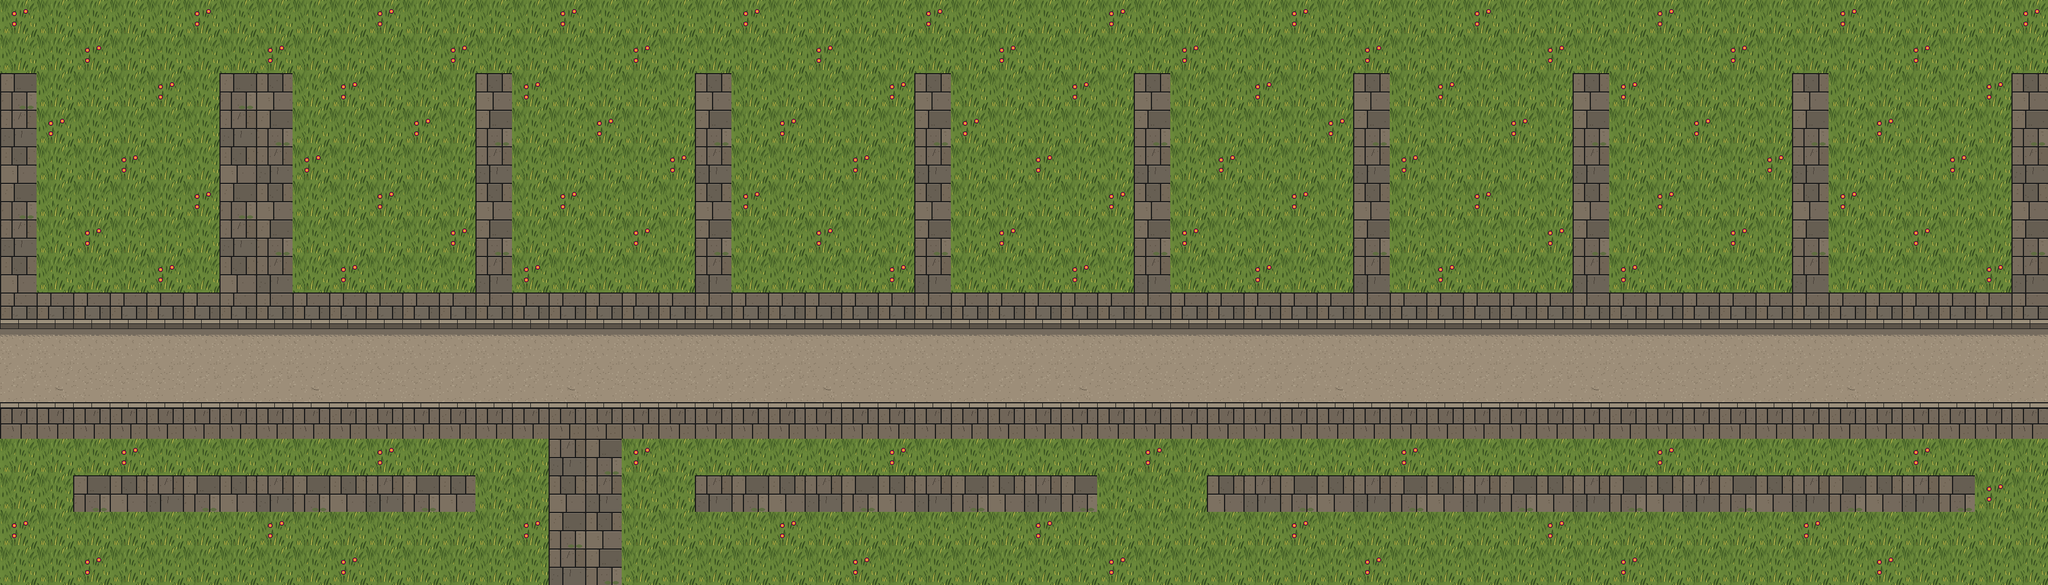

This is a level from a 2D game, rendered from its Tiled map with the project's own tilesets. A one-line summary and the map file follow, with tile-layer data summarised:
An orthogonal 56x16 tile map with 64x64 px tiles, 1 tile layer (Ground) and 90 objects (59x prop, 9x building, 5x walker, 5x npc, 5x collectible, ...).

<map version="1.10" tiledversion="1.10.2" orientation="orthogonal" renderorder="right-down" width="56" height="16" tilewidth="64" tileheight="64" infinite="0" nextlayerid="3" nextobjectid="91">
 <properties>
  <property name="zone" value="street" />
  <property name="name" value="Phố đi bộ" />
  <property name="name_en" value="Walking Street" />
  <property name="sub" value="Lõi di sản: tiệm may, quà OCOP, nhà cổ, xưởng đèn lồng và dãy hàng quán bánh mì, cao lầu, cơm gà, cà phê" />
  <property name="sub_en" value="The heritage core: tailor shop, OCOP gifts, ancient houses, a lantern workshop and a row of bánh mì, cao lầu, chicken rice and coffee shops" />
  <property name="card" value="assets/scenes/street.webp" />
  <property name="light" value="day" />
 </properties>
 <tileset firstgid="1" name="hoian_dongho_tileset_64x64" tilewidth="64" tileheight="64" tilecount="72" columns="8">
  <image source="../../assets/tiles/hoian_dongho_grid_tileset_64x64.png" width="512" height="576" />
  <tile id="16"><properties><property name="collides" type="bool" value="true" /></properties></tile>
  <tile id="17"><properties><property name="collides" type="bool" value="true" /></properties></tile>
  <tile id="18"><properties><property name="collides" type="bool" value="true" /></properties></tile>
  <tile id="19"><properties><property name="collides" type="bool" value="true" /></properties></tile>
  <tile id="20"><properties><property name="collides" type="bool" value="true" /></properties></tile>
  <tile id="21"><properties><property name="collides" type="bool" value="true" /></properties></tile>
  <tile id="22"><properties><property name="collides" type="bool" value="true" /></properties></tile>
  <tile id="23"><properties><property name="collides" type="bool" value="true" /></properties></tile>
  <tile id="24"><properties><property name="collides" type="bool" value="true" /></properties></tile>
  <tile id="25"><properties><property name="collides" type="bool" value="true" /></properties></tile>
  <tile id="26"><properties><property name="collides" type="bool" value="true" /></properties></tile>
  <tile id="27"><properties><property name="collides" type="bool" value="true" /></properties></tile>
  <tile id="28"><properties><property name="collides" type="bool" value="true" /></properties></tile>
  <tile id="29"><properties><property name="collides" type="bool" value="true" /></properties></tile>
  <tile id="30"><properties><property name="collides" type="bool" value="true" /></properties></tile>
  <tile id="31"><properties><property name="collides" type="bool" value="true" /></properties></tile>
  <tile id="34"><properties><property name="collides" type="bool" value="true" /></properties></tile>
  <tile id="35"><properties><property name="collides" type="bool" value="true" /></properties></tile>
 </tileset>
 <layer id="1" name="Ground" width="56" height="16">
  <data>[896 cells, 896 non-empty, 11 distinct tile ids]</data>
 </layer>
 <objectgroup id="2" name="Objects">
  <!-- 90 objects omitted --></objectgroup>
</map>
<!-- 90 of 90 objects omitted -->
